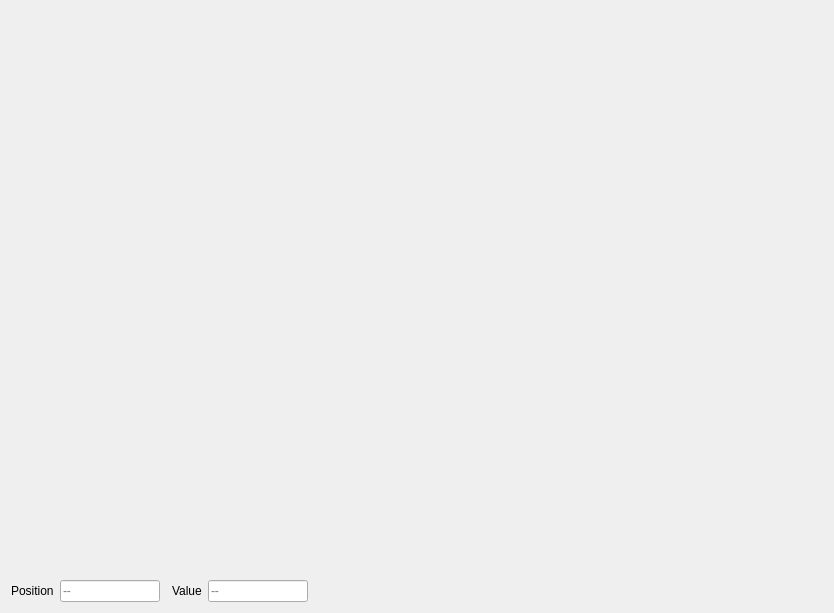
<?xml version="1.0" encoding="UTF-8"?>
<ui version="4.0">
 <class>Curve1DEditorWidget</class>
 <widget class="QWidget" name="Curve1DEditorWidget">
  <property name="geometry">
   <rect>
    <x>0</x>
    <y>0</y>
    <width>834</width>
    <height>613</height>
   </rect>
  </property>
  <property name="windowTitle">
   <string>Form</string>
  </property>
  <layout class="QVBoxLayout" name="verticalLayout">
   <property name="spacing">
    <number>0</number>
   </property>
   <item>
    <widget class="plQGridBarWidget" name="GridBarWidget" native="true">
     <property name="minimumSize">
      <size>
       <width>0</width>
       <height>20</height>
      </size>
     </property>
     <property name="maximumSize">
      <size>
       <width>16777215</width>
       <height>20</height>
      </size>
     </property>
    </widget>
   </item>
   <item>
    <widget class="plQtCurveEditWidget" name="CurveEdit" native="true">
     <property name="sizePolicy">
      <sizepolicy hsizetype="Expanding" vsizetype="Expanding">
       <horstretch>0</horstretch>
       <verstretch>0</verstretch>
      </sizepolicy>
     </property>
     <property name="minimumSize">
      <size>
       <width>0</width>
       <height>0</height>
      </size>
     </property>
    </widget>
   </item>
   <item>
    <spacer name="verticalSpacer">
     <property name="orientation">
      <enum>Qt::Vertical</enum>
     </property>
     <property name="sizeType">
      <enum>QSizePolicy::Fixed</enum>
     </property>
     <property name="sizeHint" stdset="0">
      <size>
       <width>20</width>
       <height>6</height>
      </size>
     </property>
    </spacer>
   </item>
   <item>
    <layout class="QHBoxLayout" name="horizontalLayout">
     <property name="spacing">
      <number>6</number>
     </property>
     <item>
      <widget class="QLabel" name="label">
       <property name="text">
        <string>Position</string>
       </property>
      </widget>
     </item>
     <item>
      <widget class="QLineEdit" name="LinePosition">
       <property name="maximumSize">
        <size>
         <width>100</width>
         <height>16777215</height>
        </size>
       </property>
       <property name="maxLength">
        <number>11</number>
       </property>
       <property name="placeholderText">
        <string>--</string>
       </property>
       <property name="clearButtonEnabled">
        <bool>false</bool>
       </property>
      </widget>
     </item>
     <item>
      <widget class="QWidget" name="ColorWidget" native="true"/>
     </item>
     <item>
      <widget class="QLabel" name="LabelValue">
       <property name="text">
        <string>Value</string>
       </property>
      </widget>
     </item>
     <item>
      <widget class="QLineEdit" name="LineValue">
       <property name="maximumSize">
        <size>
         <width>100</width>
         <height>16777215</height>
        </size>
       </property>
       <property name="maxLength">
        <number>11</number>
       </property>
       <property name="placeholderText">
        <string>--</string>
       </property>
       <property name="clearButtonEnabled">
        <bool>false</bool>
       </property>
      </widget>
     </item>
     <item>
      <spacer name="horizontalSpacer">
       <property name="orientation">
        <enum>Qt::Horizontal</enum>
       </property>
       <property name="sizeHint" stdset="0">
        <size>
         <width>40</width>
         <height>20</height>
        </size>
       </property>
      </spacer>
     </item>
    </layout>
   </item>
  </layout>
 </widget>
 <customwidgets>
  <customwidget>
   <class>plQGridBarWidget</class>
   <extends>QWidget</extends>
   <header location="global">GuiFoundation/Widgets/GridBarWidget.moc.h</header>
   <container>1</container>
  </customwidget>
  <customwidget>
   <class>plQtCurveEditWidget</class>
   <extends>QWidget</extends>
   <header location="global">GuiFoundation/Widgets/CurveEditWidget.moc.h</header>
   <container>1</container>
  </customwidget>
 </customwidgets>
 <resources>
  <include location="../QtResources/resources.qrc"/>
 </resources>
 <connections/>
</ui> 
